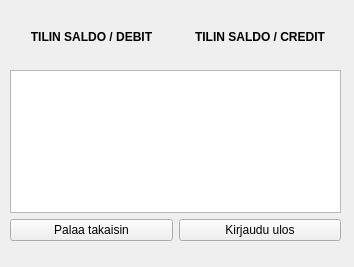
<?xml version="1.0" encoding="UTF-8"?>
<ui version="4.0">
 <class>accountBalance</class>
 <widget class="QWidget" name="accountBalance">
  <property name="geometry">
   <rect>
    <x>0</x>
    <y>0</y>
    <width>354</width>
    <height>267</height>
   </rect>
  </property>
  <property name="windowTitle">
   <string>Form</string>
  </property>
  <property name="styleSheet">
   <string notr="true"/>
  </property>
  <widget class="QWidget" name="gridLayoutWidget">
   <property name="geometry">
    <rect>
     <x>10</x>
     <y>30</y>
     <width>331</width>
     <height>211</height>
    </rect>
   </property>
   <layout class="QGridLayout" name="gridLayout">
    <item row="2" column="2">
     <widget class="QLabel" name="debitlabel">
      <property name="text">
       <string/>
      </property>
      <property name="alignment">
       <set>Qt::AlignCenter</set>
      </property>
     </widget>
    </item>
    <item row="2" column="1">
     <widget class="QLabel" name="creditLabel">
      <property name="text">
       <string/>
      </property>
      <property name="alignment">
       <set>Qt::AlignCenter</set>
      </property>
     </widget>
    </item>
    <item row="3" column="1" colspan="2">
     <widget class="QTableWidget" name="tableWidget"/>
    </item>
    <item row="4" column="1">
     <widget class="QPushButton" name="backButton">
      <property name="text">
       <string>Palaa takaisin</string>
      </property>
     </widget>
    </item>
    <item row="4" column="2">
     <widget class="QPushButton" name="logoutButton2">
      <property name="text">
       <string>Kirjaudu ulos</string>
      </property>
     </widget>
    </item>
    <item row="1" column="1">
     <widget class="QLabel" name="debitBalLabel">
      <property name="text">
       <string>&lt;html&gt;&lt;head/&gt;&lt;body&gt;&lt;p&gt;&lt;span style=&quot; font-weight:700;&quot;&gt;TILIN SALDO / DEBIT&lt;/span&gt;&lt;/p&gt;&lt;/body&gt;&lt;/html&gt;</string>
      </property>
      <property name="alignment">
       <set>Qt::AlignCenter</set>
      </property>
     </widget>
    </item>
    <item row="1" column="2">
     <widget class="QLabel" name="creditBalLabel">
      <property name="text">
       <string>&lt;html&gt;&lt;head/&gt;&lt;body&gt;&lt;p&gt;&lt;span style=&quot; font-weight:700;&quot;&gt;TILIN SALDO / CREDIT&lt;/span&gt;&lt;/p&gt;&lt;/body&gt;&lt;/html&gt;</string>
      </property>
      <property name="alignment">
       <set>Qt::AlignCenter</set>
      </property>
     </widget>
    </item>
   </layout>
  </widget>
 </widget>
 <resources/>
 <connections/>
</ui>
